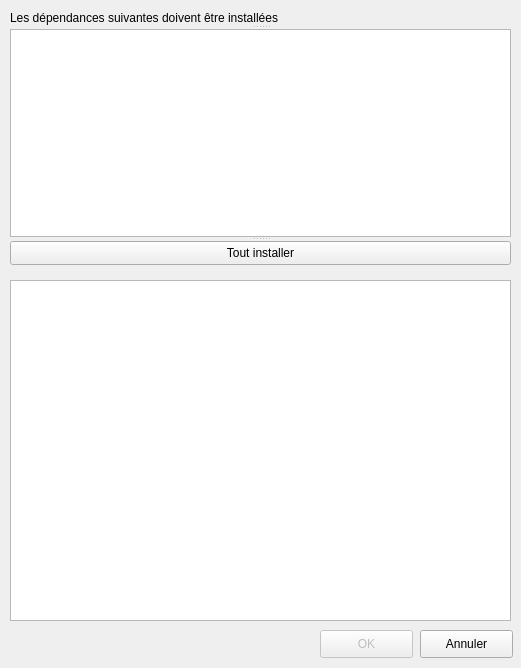
<?xml version="1.0" encoding="UTF-8"?>
<ui version="4.0">
 <class>Dialog</class>
 <widget class="QDialog" name="Dialog">
  <property name="geometry">
   <rect>
    <x>0</x>
    <y>0</y>
    <width>521</width>
    <height>668</height>
   </rect>
  </property>
  <property name="windowTitle">
   <string>Installer les dépendances</string>
  </property>
  <widget class="QPlainTextEdit" name="message_container">
   <property name="geometry">
    <rect>
     <x>10</x>
     <y>280</y>
     <width>501</width>
     <height>341</height>
    </rect>
   </property>
  </widget>
  <widget class="QPushButton" name="OK_PB">
   <property name="enabled">
    <bool>false</bool>
   </property>
   <property name="geometry">
    <rect>
     <x>320</x>
     <y>630</y>
     <width>93</width>
     <height>28</height>
    </rect>
   </property>
   <property name="text">
    <string>OK</string>
   </property>
  </widget>
  <widget class="QPushButton" name="Annuler_PB">
   <property name="geometry">
    <rect>
     <x>420</x>
     <y>630</y>
     <width>93</width>
     <height>28</height>
    </rect>
   </property>
   <property name="text">
    <string>Annuler</string>
   </property>
  </widget>
  <widget class="QSplitter" name="splitter">
   <property name="geometry">
    <rect>
     <x>10</x>
     <y>10</y>
     <width>501</width>
     <height>255</height>
    </rect>
   </property>
   <property name="orientation">
    <enum>Qt::Vertical</enum>
   </property>
   <widget class="QLabel" name="label">
    <property name="text">
     <string>Les dépendances suivantes doivent être installées</string>
    </property>
   </widget>
   <widget class="QListView" name="module_list">
    <property name="enabled">
     <bool>true</bool>
    </property>
    <property name="editTriggers">
     <set>QAbstractItemView::NoEditTriggers</set>
    </property>
    <property name="selectionMode">
     <enum>QAbstractItemView::NoSelection</enum>
    </property>
   </widget>
   <widget class="QPushButton" name="installer_PB">
    <property name="text">
     <string>Tout installer</string>
    </property>
   </widget>
  </widget>
 </widget>
 <resources/>
 <connections/>
</ui>
